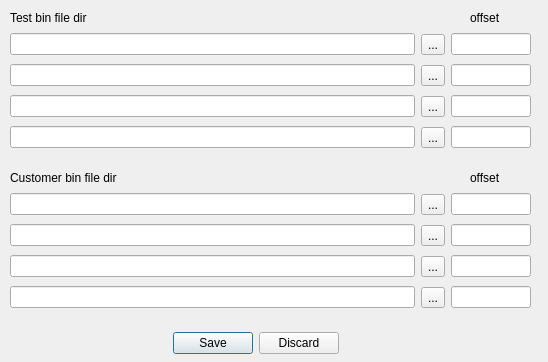
<?xml version="1.0" encoding="UTF-8"?>
<ui version="4.0">
 <class>Form</class>
 <widget class="QWidget" name="Form">
  <property name="geometry">
   <rect>
    <x>0</x>
    <y>0</y>
    <width>548</width>
    <height>362</height>
   </rect>
  </property>
  <property name="windowTitle">
   <string>Origin Bin Firmware Setting</string>
  </property>
  <widget class="QLabel" name="label_2">
   <property name="geometry">
    <rect>
     <x>10</x>
     <y>10</y>
     <width>111</width>
     <height>16</height>
    </rect>
   </property>
   <property name="text">
    <string>Test bin file dir</string>
   </property>
  </widget>
  <widget class="QLabel" name="label">
   <property name="geometry">
    <rect>
     <x>10</x>
     <y>170</y>
     <width>141</width>
     <height>16</height>
    </rect>
   </property>
   <property name="text">
    <string>Customer bin file dir</string>
   </property>
  </widget>
  <widget class="QLabel" name="label_3">
   <property name="geometry">
    <rect>
     <x>470</x>
     <y>10</y>
     <width>41</width>
     <height>16</height>
    </rect>
   </property>
   <property name="text">
    <string>offset</string>
   </property>
  </widget>
  <widget class="QLabel" name="label_4">
   <property name="geometry">
    <rect>
     <x>470</x>
     <y>170</y>
     <width>41</width>
     <height>16</height>
    </rect>
   </property>
   <property name="text">
    <string>offset</string>
   </property>
  </widget>
  <widget class="QDialogButtonBox" name="binFileComfirm">
   <property name="geometry">
    <rect>
     <x>130</x>
     <y>330</y>
     <width>251</width>
     <height>26</height>
    </rect>
   </property>
   <property name="standardButtons">
    <set>QDialogButtonBox::Discard|QDialogButtonBox::Save</set>
   </property>
   <property name="centerButtons">
    <bool>true</bool>
   </property>
  </widget>
  <widget class="QWidget" name="layoutWidget">
   <property name="geometry">
    <rect>
     <x>10</x>
     <y>190</y>
     <width>521</width>
     <height>122</height>
    </rect>
   </property>
   <layout class="QHBoxLayout" name="horizontalLayout">
    <item>
     <layout class="QVBoxLayout" name="verticalLayout">
      <item>
       <widget class="QLineEdit" name="custBinDir_1"/>
      </item>
      <item>
       <widget class="QLineEdit" name="custBinDir_2">
        <property name="minimumSize">
         <size>
          <width>390</width>
          <height>0</height>
         </size>
        </property>
       </widget>
      </item>
      <item>
       <widget class="QLineEdit" name="custBinDir_3"/>
      </item>
      <item>
       <widget class="QLineEdit" name="custBinDir_4"/>
      </item>
     </layout>
    </item>
    <item>
     <layout class="QVBoxLayout" name="verticalLayout_3">
      <item>
       <widget class="QToolButton" name="custBinOptBtn_1">
        <property name="text">
         <string>...</string>
        </property>
       </widget>
      </item>
      <item>
       <widget class="QToolButton" name="custBinOptBtn_2">
        <property name="text">
         <string>...</string>
        </property>
       </widget>
      </item>
      <item>
       <widget class="QToolButton" name="custBinOptBtn_3">
        <property name="text">
         <string>...</string>
        </property>
       </widget>
      </item>
      <item>
       <widget class="QToolButton" name="custBinOptBtn_4">
        <property name="text">
         <string>...</string>
        </property>
       </widget>
      </item>
     </layout>
    </item>
    <item>
     <layout class="QVBoxLayout" name="verticalLayout_2">
      <property name="sizeConstraint">
       <enum>QLayout::SetNoConstraint</enum>
      </property>
      <item>
       <widget class="QLineEdit" name="custBinOffset_1">
        <property name="sizePolicy">
         <sizepolicy hsizetype="Expanding" vsizetype="Fixed">
          <horstretch>0</horstretch>
          <verstretch>0</verstretch>
         </sizepolicy>
        </property>
        <property name="maximumSize">
         <size>
          <width>80</width>
          <height>16777215</height>
         </size>
        </property>
        <property name="layoutDirection">
         <enum>Qt::LeftToRight</enum>
        </property>
        <property name="text">
         <string/>
        </property>
       </widget>
      </item>
      <item>
       <widget class="QLineEdit" name="custBinOffset_2">
        <property name="maximumSize">
         <size>
          <width>80</width>
          <height>16777215</height>
         </size>
        </property>
        <property name="layoutDirection">
         <enum>Qt::LeftToRight</enum>
        </property>
       </widget>
      </item>
      <item>
       <widget class="QLineEdit" name="custBinOffset_3">
        <property name="maximumSize">
         <size>
          <width>80</width>
          <height>16777215</height>
         </size>
        </property>
        <property name="layoutDirection">
         <enum>Qt::LeftToRight</enum>
        </property>
       </widget>
      </item>
      <item>
       <widget class="QLineEdit" name="custBinOffset_4">
        <property name="maximumSize">
         <size>
          <width>80</width>
          <height>16777215</height>
         </size>
        </property>
        <property name="layoutDirection">
         <enum>Qt::LeftToRight</enum>
        </property>
       </widget>
      </item>
     </layout>
    </item>
   </layout>
  </widget>
  <widget class="QWidget" name="layoutWidget">
   <property name="geometry">
    <rect>
     <x>10</x>
     <y>30</y>
     <width>521</width>
     <height>124</height>
    </rect>
   </property>
   <layout class="QHBoxLayout" name="horizontalLayout_2">
    <item>
     <layout class="QHBoxLayout" name="horizontalLayout_3">
      <item>
       <layout class="QVBoxLayout" name="verticalLayout_7">
        <item>
         <widget class="QLineEdit" name="pieBinDir_1"/>
        </item>
        <item>
         <widget class="QLineEdit" name="pieBinDir_2">
          <property name="minimumSize">
           <size>
            <width>390</width>
            <height>0</height>
           </size>
          </property>
         </widget>
        </item>
        <item>
         <widget class="QLineEdit" name="pieBinDir_3"/>
        </item>
        <item>
         <widget class="QLineEdit" name="pieBinDir_4"/>
        </item>
       </layout>
      </item>
      <item>
       <layout class="QVBoxLayout" name="verticalLayout_8">
        <item>
         <widget class="QToolButton" name="pieBinOptBtn_1">
          <property name="text">
           <string>...</string>
          </property>
         </widget>
        </item>
        <item>
         <widget class="QToolButton" name="pieBinOptBtn_2">
          <property name="text">
           <string>...</string>
          </property>
         </widget>
        </item>
        <item>
         <widget class="QToolButton" name="pieBinOptBtn_3">
          <property name="text">
           <string>...</string>
          </property>
         </widget>
        </item>
        <item>
         <widget class="QToolButton" name="pieBinOptBtn_4">
          <property name="text">
           <string>...</string>
          </property>
         </widget>
        </item>
       </layout>
      </item>
      <item>
       <layout class="QVBoxLayout" name="verticalLayout_9">
        <property name="sizeConstraint">
         <enum>QLayout::SetNoConstraint</enum>
        </property>
        <item>
         <widget class="QLineEdit" name="pieBinOffset_1">
          <property name="sizePolicy">
           <sizepolicy hsizetype="Expanding" vsizetype="Fixed">
            <horstretch>0</horstretch>
            <verstretch>0</verstretch>
           </sizepolicy>
          </property>
          <property name="maximumSize">
           <size>
            <width>80</width>
            <height>16777215</height>
           </size>
          </property>
          <property name="layoutDirection">
           <enum>Qt::LeftToRight</enum>
          </property>
         </widget>
        </item>
        <item>
         <widget class="QLineEdit" name="pieBinOffset_2">
          <property name="maximumSize">
           <size>
            <width>80</width>
            <height>16777215</height>
           </size>
          </property>
          <property name="layoutDirection">
           <enum>Qt::LeftToRight</enum>
          </property>
         </widget>
        </item>
        <item>
         <widget class="QLineEdit" name="pieBinOffset_3">
          <property name="maximumSize">
           <size>
            <width>80</width>
            <height>16777215</height>
           </size>
          </property>
          <property name="layoutDirection">
           <enum>Qt::LeftToRight</enum>
          </property>
         </widget>
        </item>
        <item>
         <widget class="QLineEdit" name="pieBinOffset_4">
          <property name="maximumSize">
           <size>
            <width>80</width>
            <height>16777215</height>
           </size>
          </property>
          <property name="layoutDirection">
           <enum>Qt::LeftToRight</enum>
          </property>
         </widget>
        </item>
       </layout>
      </item>
     </layout>
    </item>
   </layout>
  </widget>
 </widget>
 <tabstops>
  <tabstop>custBinDir_1</tabstop>
  <tabstop>custBinOptBtn_1</tabstop>
  <tabstop>custBinOffset_1</tabstop>
  <tabstop>custBinDir_2</tabstop>
  <tabstop>custBinOptBtn_2</tabstop>
  <tabstop>custBinOffset_2</tabstop>
  <tabstop>custBinDir_3</tabstop>
  <tabstop>custBinOptBtn_3</tabstop>
  <tabstop>custBinOffset_3</tabstop>
  <tabstop>custBinDir_4</tabstop>
  <tabstop>custBinOptBtn_4</tabstop>
  <tabstop>custBinOffset_4</tabstop>
  <tabstop>pieBinDir_1</tabstop>
  <tabstop>pieBinOptBtn_1</tabstop>
  <tabstop>pieBinOffset_1</tabstop>
  <tabstop>pieBinDir_2</tabstop>
  <tabstop>pieBinOptBtn_2</tabstop>
  <tabstop>pieBinOffset_2</tabstop>
  <tabstop>pieBinDir_3</tabstop>
  <tabstop>pieBinOptBtn_3</tabstop>
  <tabstop>pieBinOffset_3</tabstop>
  <tabstop>pieBinDir_4</tabstop>
  <tabstop>pieBinOptBtn_4</tabstop>
  <tabstop>pieBinOffset_4</tabstop>
 </tabstops>
 <resources/>
 <connections/>
</ui>
